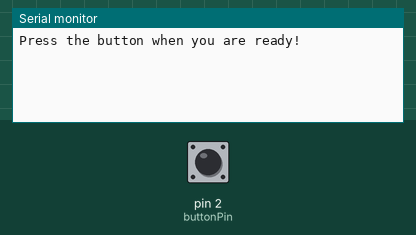
Recording of a sketch running on a simulated Arduino Uno, built with avr-gcc and run on an emulated ATmega328P. On the bench: the last lines printed to the serial monitor. The inputs (shaded band) are chosen by the test bench; at power-on: pin 2 (buttonPin) LOW.

Above: at 0.8 s.
0.9 s: pin 2 (buttonPin) pulled HIGH for 0.15 s
At 2.2 s:
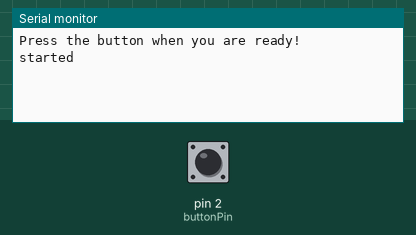
4.0 s: pin 2 (buttonPin) pulled HIGH for 3.2 s
At 7.0 s:
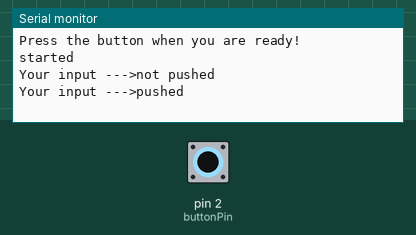

Measured:
- after the input at 0.9 s, the serial monitor: prints a new line at once (image 1)
- after the input at 4.0 s, the serial monitor: prints a new line after 1.7 s (image 2)

The sketch:

individual_project.ino
```cpp
void setup() {
  Serial.begin(9600);
  pinMode(2, INPUT);
  int buttonPin = 2;

  int binNum [4]; // this array will store the digits of the binary number
  int buttonInput = 0; // will store the button state


  Serial.println("Press the button when you are ready!");
  while (buttonInput!=1) // this loop wil run until the user will push the button
  {
    buttonInput = digitalRead(buttonPin);
  }
  Serial.println("started");


  //
  // Now the program starts
  //


  for(int i = 0; i<4; i++) // the proccess of recieving input will repeat 4 times
  {
    delay(2000); // waits 2 seconds before each time the user is asked for input
    Serial.print("Your input --->");

    for(long j = 0; j<200000; j++) // this loop is intended to give the user enough time to push the button
    {
        buttonInput = digitalRead(buttonPin); // reads the state of the button

        if (buttonInput == 1) // if the button is pushed the loop breaks
        {
          break;
        }
    }

    // now buttonInput is 1 if the button was pushed, and 0 otherwise

    if (buttonInput==1) // if the button was pushed
    {
     Serial.println("pushed");
     binNum[i] = 1;
    }
    else // if the button was not pushed
    {
      Serial.println("not pushed");
      binNum[i] = 0;
    }
  }


  Serial.print("Your input number is: ");
  for(int i = 0; i<4; i++) // this loop prints the binary number
  {
    Serial.print(binNum[i]);
  }
  Serial.println();

  double dec = 0; // the decimal number
  for(int i = 0; i<4; i++) // this loop converts the binary number into a decimal number
  {
    dec+=binNum[i]*pow(2,(3-i));
  }
  Serial.println(dec);

}


void loop()
{

}
```
